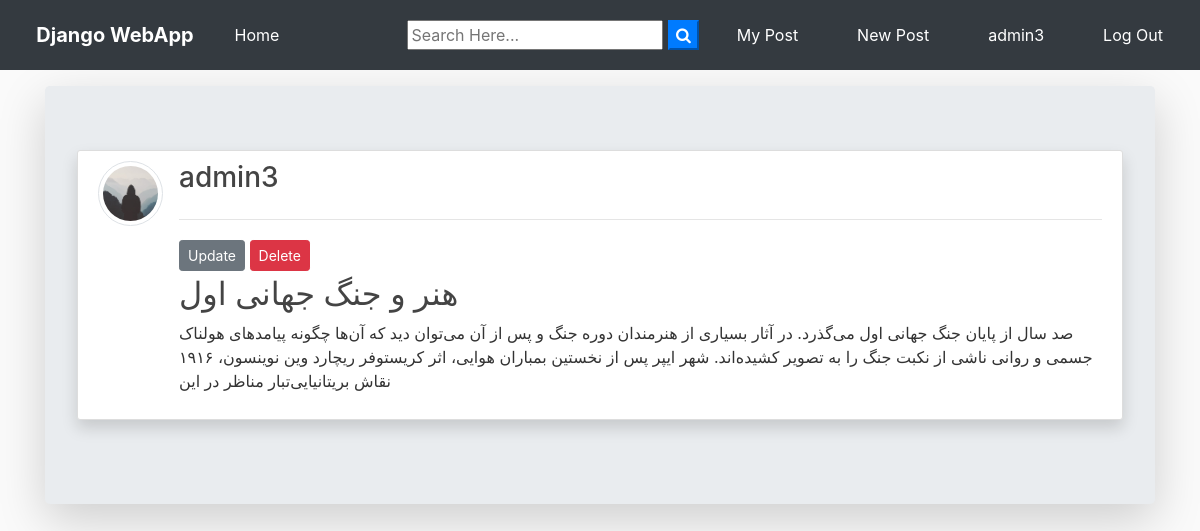
The app's page /post/39/ (signed in) with its own data.
### blog/models.py (models this page shows, shortened)
class Post(models.Model):
	title = models.CharField(max_length=100)
	file = models.FileField(null=True,blank=True,upload_to='Files')#PrivateFileField("File",null=True)
	content = models.TextField()
	manager = models.ManyToManyField("UserProfile")
	date_posted = models.DateTimeField(default=timezone.now)
	author = models.ForeignKey(User, on_delete=models.CASCADE)

### users/models.py (models this page shows, shortened)
class Profile(models.Model):
    user = models.OneToOneField(User, on_delete=models.CASCADE)
    image = models.ImageField(default='default.jpg', upload_to='profile_pics')

### blog/views.py (the view)
# urls.py: path('post/<int:pk>/', PostDetailView.as_view(), name='post-detail'),
class PostDetailView(LoginRequiredMixin, DetailView):
    model = Post
    template_name = 'blog/post_detail.html'

### blog/templates/blog/post_detail.html (shortened to what this page needs)
{% extends "blog/base.html" %}
{% block content %}
<div class="jumbotron mt-3 shadow-lg">
<article class="media content-section shadow ">
   <a href="{{ object.author.profile.image.url }} " target="_blank"> <img src="{{ object.author.profile.image.url }}  " alt="" class="article-img rounded-circle img-thumbnail img-fluid">
   </a>
    <div class="media-body">
      <div class="">
        <div class="d-flex justify-content-between">
        <a class="mr-2 mt-0 mb-0  text-dark" href="{% url 'user-posts' object.author.username  %}"><h3>{{ object.author }}</h3></a>
        </div>
        <hr>
        {% if object.author == user %}
          <div>
            <a class="btn btn-secondary btn-sm mt-1 mb-1" href="{% url 'post-update' object.id %}">Update</a>
            <a class="btn btn-danger btn-sm mt-1 mb-1" href="{% url 'post-delete' object.id %}">Delete</a>
          </div>
        {% endif %}
      </div>
      <h2>{{ object.title }}</h2>
      <p class="article-content">{{ object.content }}</p>
    </div>
  </article>
{% endblock content %}

### blog/templates/blog/base.html (shortened to what this page needs)
{% load staticfiles %}
<!doctype html>
<html lang="en">
  <head>
    <link rel="stylesheet" href="/static/custom/bootstrap_4_3_1.min.css">
    <link rel="stylesheet" href="/static/custom/fontawesome_all_581.css" >
    <link rel="stylesheet" href="https://stackpath.bootstrapcdn.com/font-awesome/4.7.0/css/font-awesome.min.css">
    <link rel="stylesheet" href="{% static 'blog/main.css' %}">
</head>
  <body>
        <nav class="navbar navbar-expand-lg navbar-dark bg-dark">
                <a class="navbar-brand font-weight-bold" href="{% url 'blog-home' %}"><i class="fas fa-file"></i> Django WebApp</a>
                <div class="collapse navbar-collapse" id="navbarSupportedContent">
                  <ul class="navbar-nav mr-auto">
                    <li class="nav-item active">
                      <a class="nav-link" href="{% url 'blog-home' %}"><i class="fas fa-home"></i> Home <span class="sr-only">(current)</span></a>
                    </li>
                  </ul>
                  <form id="searchform" action="{% url 'search' %}" method="get">
                    <input type="text" name="q" type="text" value="{{ request.GET.q }}" placeholder="Search Here..." />
                    <button type="button" onclick="searchform.submit()" class=" text-white my-color btn-primary"><i class="fa fa-search"></i></button>
                </form>
                    {% if user.is_authenticated %}
                    <a href="{% url 'user-posts' user %}" class="btn text-white m-2"><i class="fas fa-user-shield"></i> My Post</a>
                    <a href="{% url 'post-create' %} " class="btn text-white m-2"><i class="fas fa-user-edit"></i> New Post</a>
                    <a href="{% url 'profile' %} " class="btn text-white m-2"><i class="fas fa-user"></i> {{ user.username }}</a>
                    <a href="{% url 'logout' %} " class="btn text-white m-2"><i class="fas fa-sign-out-alt"></i> Log Out</a>
                    {% else %}
                    <a href="{% url 'login' %} " class="btn text-white m-2"><i class="fas fa-user-tie"></i> Log In</a>
                    <a href="{% url 'register' %} " class="btn text-white m-2"> <i class="fas fa-sign-in-alt"></i> Sign Up</a>
                    {% endif %}
                </div>
              </nav>
      <div class="container my-bg">
    {% block content %}
    {% endblock  %}
</div>
  </body>
</html>

### static/blog/main.css (style rules this page uses)
body { background: #fafafa; color: #333333; margin-top: 0; }
h1, h2, h3, h4, h5, h6 { color: #444444; }
ul { margin: 0; }
.content-section { background: #ffffff; padding: 10px 20px; border: 1px solid #dddddd; border-radius: 3px; margin-bottom: 20px; }
.article-content { white-space: pre-line; }
.article-img { height: 65px; width: 65px; margin-right: 16px; }

### records on screen
Post: author.profile.image (placeholder picture), author "admin3", title "هنر و جنگ جهانی اول", content "صد سال از پایان جنگ جهانی اول می‌گذرد. در آثار بسیاری از هنرمندان دوره جنگ و پس از آن می‌توان دید که آن‌ها چگونه پیامدهای هولناک جسمی و روانی ناشی از نکبت جنگ را به تصویر کشیده‌اند. شهر ایپر پس از نخستین بمباران هوایی، اثر کریستوفر ریچارد وین نوینسون، ۱۹۱۶ نقاش بریتانیایی‌تبار مناظر در این"

### other values on screen
{{ user.username }} "admin3"
